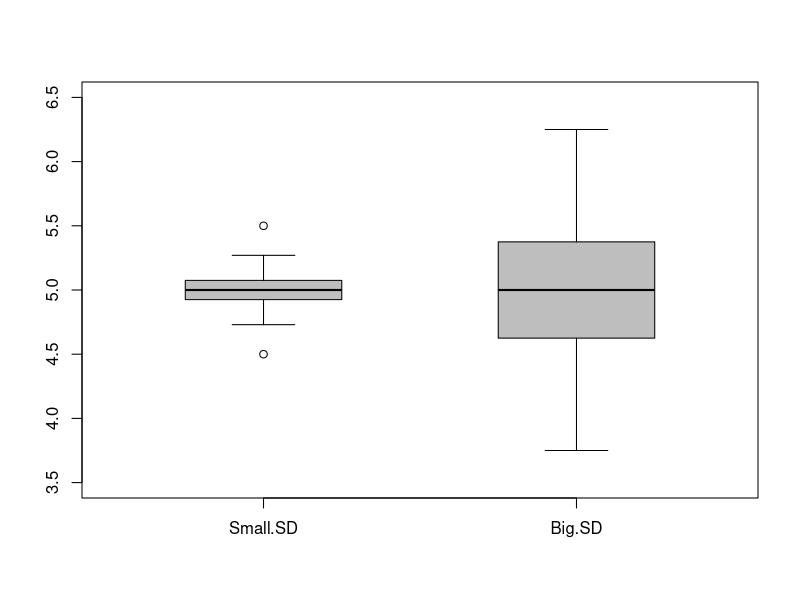

Write the R code that produced this figure.
## ---- chunk 1
R.version.string
## ---- chunk 2
setwd("Data")
data<-read.csv("data.csv")
## ---- chunk 3
summary(data)
## ---- chunk 4
summary(data)
## ---- chunk 5
Big.SD<-data$Big.SD
Small.SD<-data$Small.SD
## ---- chunk 6
t.test(Small.SD, conf.level=0.95)
## ---- chunk 7
t.test(Big.SD, conf.level=0.95)
## ---- chunk 8
t.test(Small.SD, conf.level=0.95)
t.test(Big.SD, conf.level=0.95)
## ---- chunk 9
data.together<-cbind( Small.SD, Big.SD)
boxplot(data.together, boxwex=0.5, ylim=c(3.5, 6.5), col="Gray", medlwd=2, whisklty=1, staplewex=0.4)
